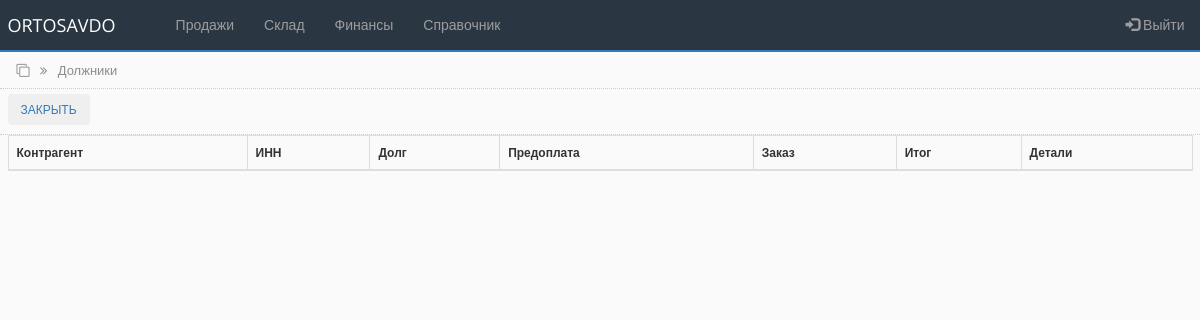
Page /debtor.php (signed in) on the earlier database version.
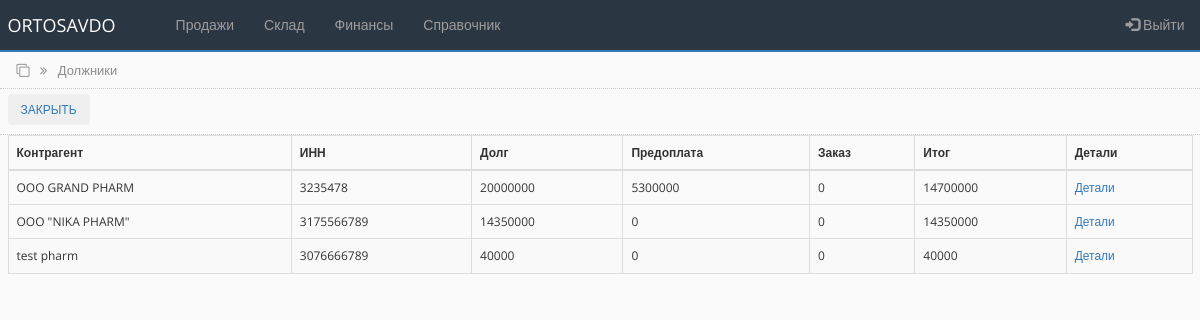
Same page on the later database version.
### tables this page shows
CREATE TABLE `counterparties_tbl` (
  `id` int(255) NOT NULL,
  `name` varchar(250) NOT NULL,
  `alternative_name` varchar(250) NOT NULL,
  `inn` varchar(255) NOT NULL,
  `nds` varchar(255) NOT NULL,
  `raschetny_schet` varchar(255) NOT NULL,
  `mfo` varchar(100) NOT NULL,
  `address` varchar(250) NOT NULL,
  `contact` varchar(250) NOT NULL,
  `director` varchar(250) NOT NULL,
  `accountant` varchar(250) NOT NULL
);

### bot_lib.php (called while the page is built, shortened)
<?php
function get_contractor($connect, $contractor_id){
	$query = "SELECT * FROM counterparties_tbl WHERE id='$contractor_id'";
	$result = mysqli_query($connect, $query);
	$contractor = mysqli_fetch_assoc($result);
	return $contractor;
}
?>

### debtor.php (the view, shortened to what this page needs)
<?php
include('settings.php');
include('bot_lib.php');
$query = "SELECT id_counterpartie, SUM(prepayment) as total_prepayment, SUM(debt) AS total_debt, SUM(main_prepayment) AS total_main_prepayment FROM debts GROUP BY id_counterpartie";
$rs_result = mysqli_query ($connect, $query);
?>
<!DOCTYPE html>
<html lang="ru">
<head>
    <link rel="stylesheet" href="https://maxcdn.bootstrapcdn.com/bootstrap/3.4.1/css/bootstrap.min.css">
    <link rel="stylesheet" href="https://cdnjs.cloudflare.com/ajax/libs/font-awesome/4.7.0/css/font-awesome.min.css">
    <link rel="stylesheet" href="css/bootstrap-grid.min.css">
    <link rel="stylesheet" href="css/style.css">
</head>
<body>
<?php include 'partSite/nav.php'; ?>
<div class="page_name">
    <div class="container-fluid">
        <i class="fa fa-clone" aria-hidden="true"></i>
        <i class="fa fa-angle-double-right right_cus"></i>
        <span class="right_cus">Должники</span>
    </div>
</div>
<div class="toolbar">
        <div class="container-fluid">
           <a href="settlements_clients.php"> <button type="button" class="btn">закрыть</button> </a>
        </div>
</div>
<div class="all_table">
    <div class="container-fluid">
        <table class="table table-striped table-bordered">
        <thead>
            <tr>
            <th scope="col">Контрагент</th>
            <th scope="col">ИНН</th>
            <th scope="col">Долг</th>
            <th scope="col">Предоплата</th>
            <th scope="col">Заказ</th>
            <th scope="col">Итог</th>
            <th scope="col">Детали</th>
            </tr>
        </thead>
        <tbody>
            <?php
                $i = 0;
                while ($row = mysqli_fetch_array($rs_result)) {
                $i++;
                $last_debt = $row['total_debt']- $row['total_prepayment'];
                $last_tot = $row['total_main_prepayment'] - $row['total_prepayment'];
                $sum = $last_debt - $last_tot;
                if ($last_debt == 0 AND $last_tot == 0 OR $sum < 0) {
                  $display = 'none';
                }else {
                  $display = 'true';
                }
            ?>
            <tr style="display:<?php echo $display; ?>;" data-toggle="collapse" data-target="#hidden_<?php echo $i;?>">
            <td><?php $user = get_contractor($connect, $row["id_counterpartie"]); echo $user["name"];?></td>
            <td><?php echo $user['inn']?></td>
                <td><?php echo $last_debt; ?></td>
                <td><?php echo $last_tot; ?></td>
                <td>0</td>
                <td><?php echo $sum; ?></td>
                <td><a href="settlement_debts_detail.php?id=<?php echo $row["id_counterpartie"]?>&&prepayment=<?php echo $last_tot;?>">Детали</a></td>
            </tr>
            <?php
                };
            ?>
        </tbody>
        </table>
    </div>
</div>
</body>
</html>

Differences in the rows shown:
now on this page (row unchanged): counterparties_tbl: name "OOO GRAND PHARM", inn "3235478"
now on this page (row unchanged): counterparties_tbl: name "OOO \"NIKA PHARM\"", inn "3175566789"
added counterparties_tbl: name "test pharm", inn "3076666789"
Other differences:
new list line: "20000000 5300000 0 14700000 Детали"
new list line: "14350000 0 0 14350000 Детали"
new list line: "40000 0 0 40000 Детали"
